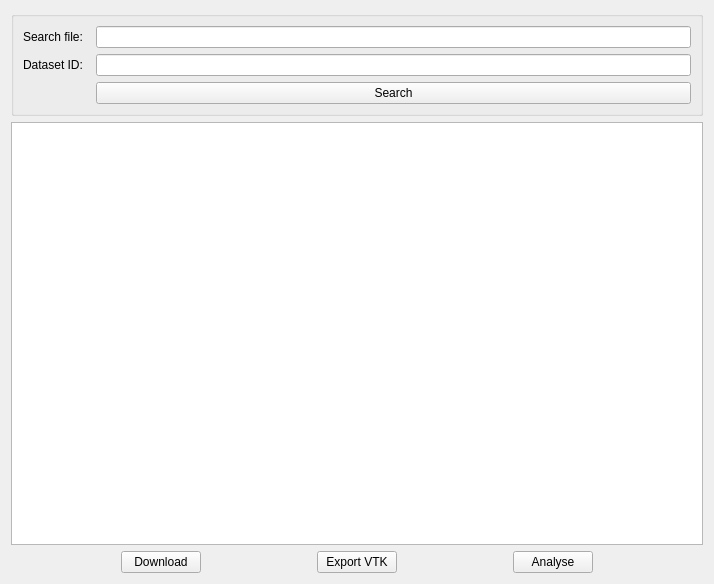
<?xml version="1.0" encoding="UTF-8"?>
<ui version="4.0">
 <class>RetrievePortalDataWidget</class>
 <widget class="QWidget" name="RetrievePortalDataWidget">
  <property name="geometry">
   <rect>
    <x>0</x>
    <y>0</y>
    <width>714</width>
    <height>584</height>
   </rect>
  </property>
  <property name="windowTitle">
   <string>Search tool</string>
  </property>
  <layout class="QVBoxLayout" name="verticalLayout">
   <item>
    <widget class="QGroupBox" name="manifestGroupBox">
     <layout class="QFormLayout" name="manifestFormLayout">
      <item row="0" column="0">
       <widget class="QLabel" name="labelSearch">
        <property name="text">
         <string>Search file:  </string>
        </property>
       </widget>
      </item>
      <item row="0" column="1">
       <widget class="QLineEdit" name="lineEditSearch"/>
      </item>
      <item row="1" column="0">
       <widget class="QLabel" name="labelDatasetID">
        <property name="text">
         <string>Dataset ID:  </string>
        </property>
       </widget>
      </item>
      <item row="1" column="1">
       <widget class="QLineEdit" name="lineEditDatasetID"/>
      </item>
      <item row="2" column="1">
       <widget class="QPushButton" name="pushButtonSearch">
        <property name="text">
         <string>Search</string>
        </property>
       </widget>
      </item>
     </layout>
    </widget>
   </item>
   <item>
    <widget class="QTableView" name="tableViewSearchResult"/>
   </item>
   <item>
    <layout class="QHBoxLayout" name="horizontalLayout">
     <item>
      <spacer name="horizontalSpacer_5">
       <property name="orientation">
        <enum>Qt::Horizontal</enum>
       </property>
       <property name="sizeHint" stdset="0">
        <size>
         <width>40</width>
         <height>20</height>
        </size>
       </property>
      </spacer>
     </item>
     <item>
      <widget class="QPushButton" name="pushButtonDownload">
       <property name="text">
        <string>Download</string>
       </property>
      </widget>
     </item>
     <item>
      <spacer name="horizontalSpacer">
       <property name="orientation">
        <enum>Qt::Horizontal</enum>
       </property>
       <property name="sizeHint" stdset="0">
        <size>
         <width>40</width>
         <height>20</height>
        </size>
       </property>
      </spacer>
     </item>
     <item>
      <widget class="QPushButton" name="pushButtonExportVTK">
       <property name="text">
        <string>Export VTK</string>
       </property>
      </widget>
     </item>
     <item>
      <spacer name="horizontalSpacer_2">
       <property name="orientation">
        <enum>Qt::Horizontal</enum>
       </property>
       <property name="sizeHint" stdset="0">
        <size>
         <width>40</width>
         <height>20</height>
        </size>
       </property>
      </spacer>
     </item>
     <item>
      <widget class="QPushButton" name="pushButtonAnalyse">
       <property name="text">
        <string>Analyse</string>
       </property>
      </widget>
     </item>
     <item>
      <spacer name="horizontalSpacer_3">
       <property name="orientation">
        <enum>Qt::Horizontal</enum>
       </property>
       <property name="sizeHint" stdset="0">
        <size>
         <width>40</width>
         <height>20</height>
        </size>
       </property>
      </spacer>
     </item>
    </layout>
   </item>
  </layout>
 </widget>
 <resources/>
 <connections/>
</ui>
